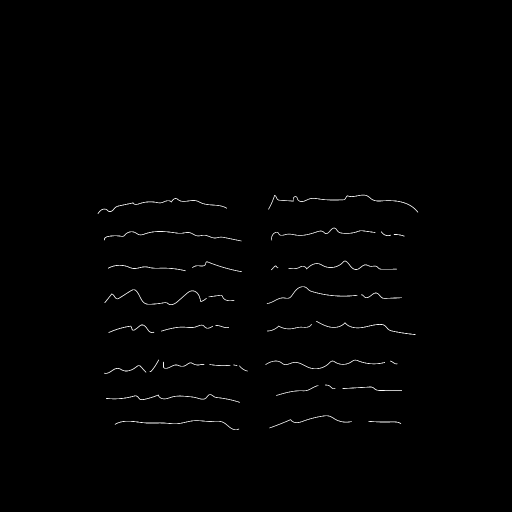
#> input picture assets/images/source/scribbles.png, 1024 x 1024 px (shown at 1/2 size)
$ python extract.py scribbles.png scribbles.png
#> lines starting #> are read from the running program, lines starting #| are printed output that depends on the picture; after the words box and inside, x2 and y2 are one past the last pixel; in counts of white or black regions, pixels touching at a corner belong together
import sys, numpy as np
from PIL import Image, ImageFilter
from scipy import ndimage
src, out = sys.argv[1], sys.argv[2]
im = Image.open(src).convert('RGB')
g = im.convert('L')
#> g is the input picture: PIL image 1024x1024 L; min 0, max 255, mean 1.6
bg = np.asarray(g.filter(ImageFilter.MaxFilter(9)), float)
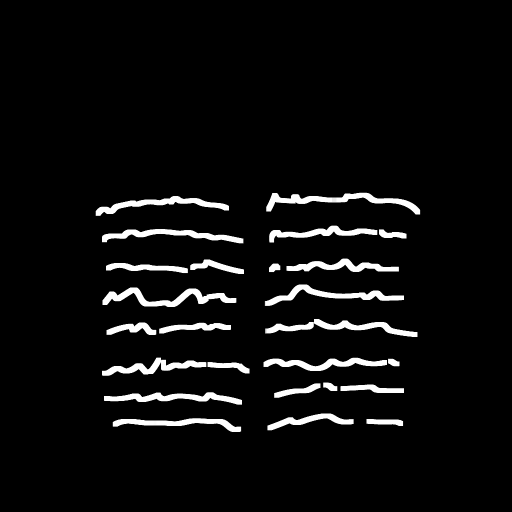
#> bg: shape (1024, 1024) float64 (shown at 1/2 size); min 0, max 255, mean 12.5
px = np.asarray(g, float)
a = np.asarray(im, int)
#> a: shape (1024, 1024, 3) int64; 99 distinct labels, from 0 to 255
diff = bg - px
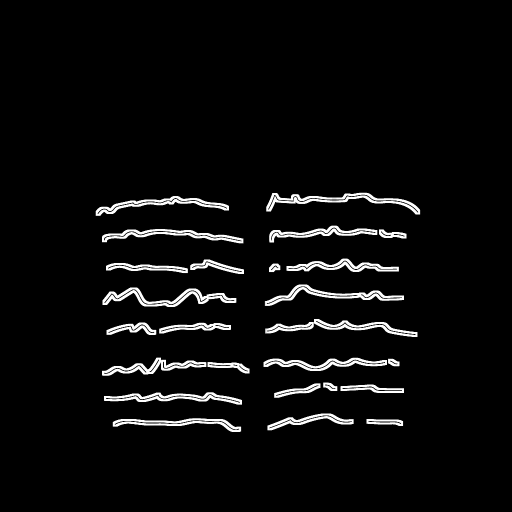
#> diff: shape (1024, 1024) float64 (shown at 1/2 size); min 0, max 255, mean 10.9
# not green (cover / waves): green channel dominates strongly
greenish = (a[...,1] - a[...,0] > 30)
#> greenish: shape (1024, 1024) bool; every value is 0
dark = (diff > 35) & ~greenish
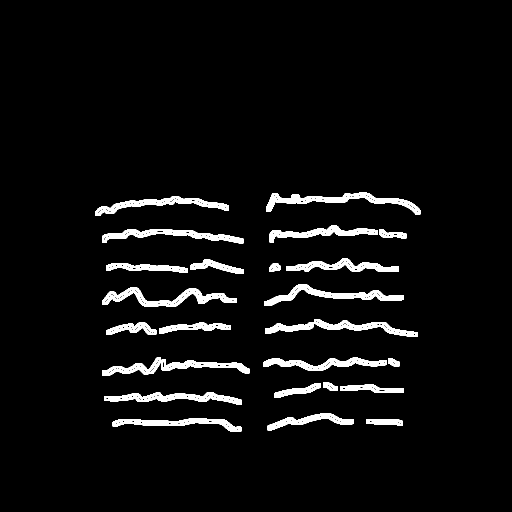
#> dark: shape (1024, 1024) bool (shown at 1/2 size); 4.6% white; 25 white regions, largest, box (x1, y1, x2, y2) and area: (532, 385, 841, 429) 3590, (205, 575, 473, 614) 3540, (530, 638, 835, 674) 3342
region = np.zeros_like(dark); region[350:900, 175:850] = True
dark &= region
lab, n = ndimage.label(dark, structure=np.ones((3,3)))
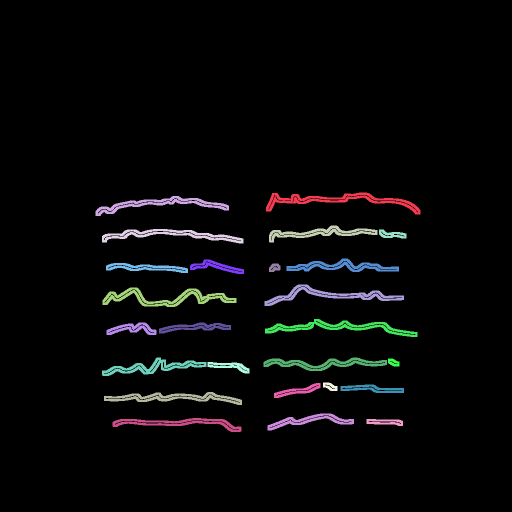
#> lab: shape (1024, 1024) int32 (shown at 1/2 size); 26 distinct labels, from 0 to 25; one colour per label, 0 black
#> n = 25
keep = np.zeros_like(dark)
for i, sl in enumerate(ndimage.find_objects(lab), 1):
    h = sl[0].stop - sl[0].start; w = sl[1].stop - sl[1].start
    if h > 120 or w > 360: continue          # page outlines / gutter
    keep |= (lab == i)
#> this loop made 25 passes
#> (h, w) on passes 1 to 12: (44, 309), (40, 267), (34, 217), (29, 283), (18, 55), (27, 225), (29, 108), (20, 164), (17, 23), (43, 279), (39, 268), (36, 305)
#> pass 2, `keep |= (lab == i)`:
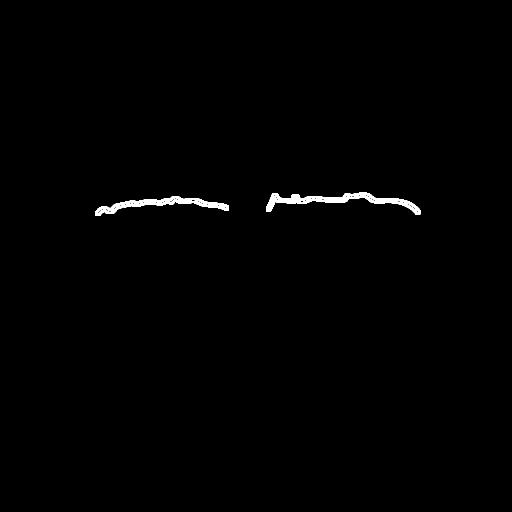
#> keep: shape (1024, 1024) bool (shown at 1/2 size); 0.62% white; 2 white regions, box (x1, y1, x2, y2) and area: (532, 385, 841, 429) 3590, (191, 392, 458, 432) 2932
#> pass 3, `keep |= (lab == i)`:
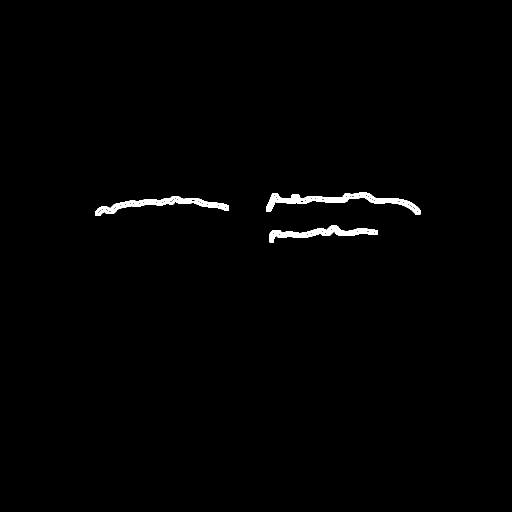
#> keep: shape (1024, 1024) bool (shown at 1/2 size); 0.86% white; 3 white regions, box (x1, y1, x2, y2) and area: (532, 385, 841, 429) 3590, (191, 392, 458, 432) 2932, (538, 451, 755, 485) 2486
keep = ndimage.binary_dilation(keep, iterations=1)
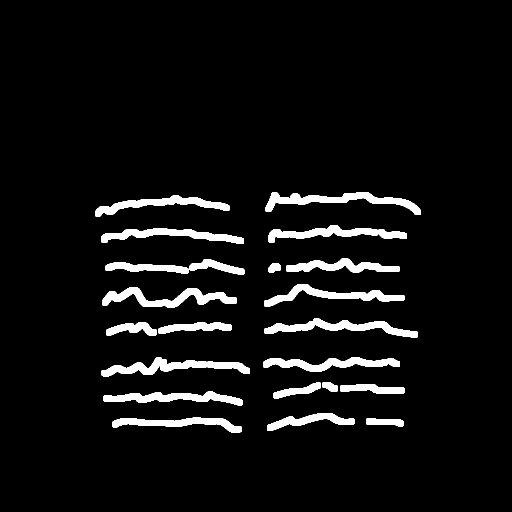
#> keep: shape (1024, 1024) bool (shown at 1/2 size); 6% white; 23 white regions, largest, box (x1, y1, x2, y2) and area: (531, 384, 842, 430) 4671, (203, 714, 500, 753) 4516, (204, 574, 474, 615) 4511
alpha = np.clip(diff * 2.2, 0, 255) * keep
Image.fromarray(alpha.astype(np.uint8), 'L').save(out)
print(n, 'components')
#| 25 components
